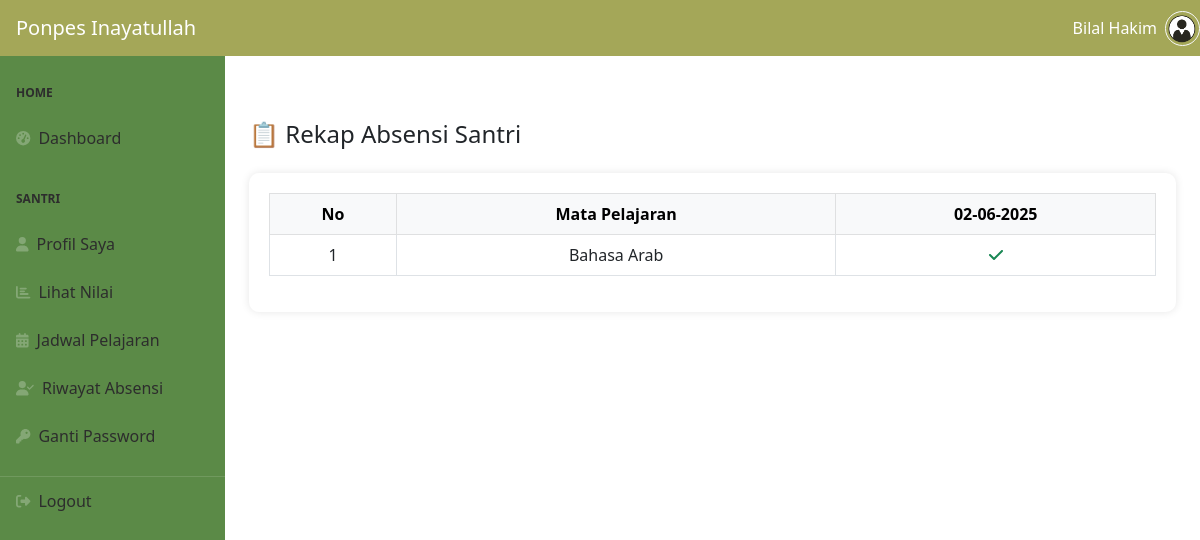
Screenshot of /santri/rekap_absen.php (signed in) with the database file from the repository.
### tables this page shows
CREATE TABLE `users` (
  `id_user` int NOT NULL,
  `username` varchar(50) NOT NULL,
  `password` varchar(255) NOT NULL,
  `role` enum('admin','guru','santri') NOT NULL,
  `id_admin` int DEFAULT NULL,
  `id_guru` int DEFAULT NULL,
  `id_santri` int DEFAULT NULL,
  `status` enum('Aktif','Tidak Aktif') DEFAULT 'Aktif',
  `created_at` timestamp NULL DEFAULT CURRENT_TIMESTAMP
);

CREATE TABLE `santri` (
  `id_santri` int NOT NULL,
  `nama_santri` varchar(100) NOT NULL,
  `nisn` varchar(15) DEFAULT NULL,
  `tanggal_lahir` date DEFAULT NULL,
  `alamat` text,
  `jenis_kelamin` enum('Laki-laki','Perempuan') DEFAULT NULL,
  `no_telepon_wali` varchar(15) DEFAULT NULL,
  `nama_wali_santri` varchar(100) DEFAULT NULL,
  `kelas` varchar(10) DEFAULT NULL,
  `program_pendidikan` varchar(50) DEFAULT NULL,
  `status_santri` varchar(20) DEFAULT NULL,
  `foto` varchar(255) DEFAULT NULL,
  `tanggal_daftar` timestamp NULL DEFAULT CURRENT_TIMESTAMP
);

CREATE TABLE `absensi` (
  `id_absensi` int NOT NULL,
  `id_santri` int NOT NULL,
  `id_guru` int DEFAULT NULL,
  `tanggal` date NOT NULL,
  `jam_ke` tinyint NOT NULL,
  `kelas` varchar(20) DEFAULT NULL,
  `id_matapelajaran` int DEFAULT NULL,
  `status_kehadiran` enum('Hadir','Izin','Sakit','Alpa') NOT NULL,
  `keterangan` text
);

CREATE TABLE `matapelajaran` (
  `id_matapelajaran` int NOT NULL,
  `kode_matapelajaran` varchar(10) NOT NULL,
  `nama_matapelajaran` varchar(100) NOT NULL,
  `deskripsi` text,
  `tingkat_kelas` varchar(10) DEFAULT NULL,
  `program_pendidikan` varchar(50) DEFAULT NULL,
  `semester` enum('Ganjil','Genap') DEFAULT NULL,
  `jumlah_jam` int DEFAULT NULL,
  `id_guru` int DEFAULT NULL,
  `nama_guru` varchar(100) DEFAULT NULL,
  `status_aktif` enum('Aktif','Tidak Aktif') DEFAULT 'Aktif'
);

### config.php (called while the page is built, shortened)
<?php
$main_url = "http://localhost/ppinayatullah2";
?>

### santri/rekap_absen.php (the view, shortened to what this page needs)
<?php
require_once "../config.php";
$id_santri = $_SESSION['id_santri'];
$query = "
    SELECT
        mp.nama_matapelajaran AS mapel,
        a.tanggal,
        a.status_kehadiran
    FROM absensi a
    JOIN matapelajaran mp ON a.id_matapelajaran = mp.id_matapelajaran
    WHERE a.id_santri = '$id_santri'
    ORDER BY mp.nama_matapelajaran, a.tanggal
";
$result = mysqli_query($conn, $query);
$rekap = [];
$tanggalList = [];
while ($row = mysqli_fetch_assoc($result)) {
    $mapel = $row['mapel'];
    $tanggal = $row['tanggal'];
    if (!in_array($tanggal, $tanggalList)) {
        $tanggalList[] = $tanggal;
    }
    if (!isset($rekap[$mapel])) {
        $rekap[$mapel] = ['kehadiran' => []];
    }
    $rekap[$mapel]['kehadiran'][$tanggal] = $row['status_kehadiran'];
}
sort($tanggalList);
require_once "template/header.php";
require_once "template/navbar.php";
require_once "template/side-bar.php";
?>
<div id="layoutSidenav_content">
    <main class="container-fluid px-4 mt-4">
        <h4 class="mb-4">📋 Rekap Absensi Santri</h4>
        <div class="table-wrapper">
            <table class="table table-bordered text-center">
                <thead class="table-light">
                    <tr>
                        <th class="sticky-col">No</th>
                        <th class="sticky-col-2">Mata Pelajaran</th>
                        <?php foreach ($tanggalList as $tgl): ?>
                            <th><?= date('d-m-Y', strtotime($tgl)) ?></th>
                        <?php endforeach; ?>
                    </tr>
                </thead>
                <tbody>
                    <?php
                    $no = 1;
                    foreach ($rekap as $mapel => $data):
                    ?>
                        <tr>
                            <td class="sticky-col"><?= $no++ ?></td>
                            <td class="sticky-col-2"><?= htmlspecialchars($mapel) ?></td>
                            <?php foreach ($tanggalList as $tgl): ?>
                                <td>
                                    <?php
                                    $status = $data['kehadiran'][$tgl] ?? '';
                                    switch ($status) {
                                        case 'Hadir':
                                            echo "<span class='text-success'><i class='fa-solid fa-check'></i></span>";
                                            break;
                                    }
                                    ?>
                                </td>
                            <?php endforeach; ?>
                        </tr>
                    <?php endforeach; ?>
                </tbody>
            </table>
        </div>
    </main>
</div>

### santri/template/navbar.php (shortened to what this page needs)
<body class="sb-nav-fixed" style="padding-top: 40px;">
<?php
require_once "../config.php";
$id_santri = $_SESSION['id_santri'];
$query = mysqli_query($conn, "SELECT users.username, santri.nama_santri, santri.nisn, santri.alamat, santri.jenis_kelamin, santri.program_pendidikan, santri.foto
                              FROM users
                              JOIN santri ON users.id_santri = santri.id_santri
                              WHERE santri.id_santri = '$id_santri'") or die(mysqli_error($conn));
$profile = mysqli_fetch_assoc($query);
$foto = $main_url . "/image/default.png";
?>
<nav class="sb-topnav navbar navbar-expand navbar-dark custom-navbar">
    <a class="navbar-brand ps-3" href="<?= $main_url ?>santri/index.php">Ponpes Inayatullah</a>
    <div class="ms-auto d-flex align-items-center">
        <span class="text-white me-2 text-capitalize"><?= htmlspecialchars($profile['nama_santri']) ?></span>
        <img src="<?= $foto ?>" alt="Foto Profil" width="35" height="35"
             class="rounded-circle border border-light" style="object-fit: cover;">
    </div>
</nav>

### santri/template/navbar.php (style rules this page uses)
.custom-navbar { background-color: rgb(164, 167, 88) !important; }

### santri/rekap_absen.php (style rules this page uses)
.table-wrapper { overflow-x: auto; background-color: white; padding: 20px; border-radius: 10px; box-shadow: 0 0 8px rgba(0, 0, 0, 0.1); }
table th, table td { white-space: nowrap; }
.sticky-col { position: sticky; left: 0; background: white; z-index: 2; }
.sticky-col-2 { position: sticky; left: 60px; background: white; z-index: 2; }

### rows the page displays
users: id_santri.nama_santri "Bilal Hakim"
absensi: id_matapelajaran.nama_matapelajaran "Bahasa Arab"

### other values shown
date('d-m-Y', strtotime($tgl)) "02-06-2025"
